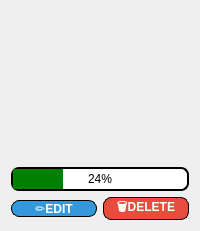
               <widget class="QWidget" name="page_29">
                <layout class="QGridLayout" name="gridLayout_18">
                 <item row="0" column="0">
                  <layout class="QGridLayout" name="gridLayout_9">
                   <item row="6" column="1" colspan="2">
                    <widget class="QProgressBar" name="progressBar_3">
                     <property name="styleSheet">
                      <string notr="true">QProgressBar {
    border: 2px solid #000000;
    border-radius: 8px;
    text-align: center;
    height: 20px;
color:black;
}
QProgressBar::chunk {
    background-color: green;
    width: 10px;
}</string>
                     </property>
                     <property name="value">
                      <number>24</number>
                     </property>
                    </widget>
                   </item>
                   <item row="0" column="1" colspan="2">
                    <widget class="QLabel" name="goalNameLabel3">
                     <property name="styleSheet">
                      <string notr="true">font: 700 14pt &quot;Segoe UI&quot;;
color:rgb(0,0,0);</string>
                     </property>
                     <property name="text">
                      <string>&lt;html&gt;&lt;head/&gt;&lt;body&gt;&lt;p&gt;&lt;br/&gt;&lt;/p&gt;&lt;/body&gt;&lt;/html&gt;</string>
                     </property>
                    </widget>
                   </item>
                   <item row="7" column="1">
                    <widget class="QPushButton" name="edit3">
                     <property name="styleSheet">
                      <string notr="true">border: 0.5px solid black;
 background-color:  #3498db;
 color:white;     
border-radius: 8px;
 font-weight: bold;</string>
                     </property>
                     <property name="text">
                      <string>✏️EDIT</string>
                     </property>
                    </widget>
                   </item>
                   <item row="1" column="1" colspan="2">
                    <widget class="QLabel" name="incomeLabel3">
                     <property name="text">
                      <string>&lt;html&gt;&lt;head/&gt;&lt;body&gt;&lt;p&gt;&lt;br/&gt;&lt;/p&gt;&lt;/body&gt;&lt;/html&gt;</string>
                     </property>
                    </widget>
                   </item>
                   <item row="3" column="1" colspan="2">
                    <widget class="QLabel" name="remainingLabel3">
                     <property name="text">
                      <string>&lt;html&gt;&lt;head/&gt;&lt;body&gt;&lt;p&gt;&lt;br/&gt;&lt;/p&gt;&lt;/body&gt;&lt;/html&gt;</string>
                     </property>
                    </widget>
                   </item>
                   <item row="7" column="2">
                    <widget class="QPushButton" name="delete_3">
                     <property name="styleSheet">
                      <string notr="true">border: 0.5px solid black;

 background-color: #e74c3c;   
        color:white;
     
        border-radius: 8px;
        
        font-weight: bold;</string>
                     </property>
                     <property name="text">
                      <string>🗑️DELETE</string>
                     </property>
                    </widget>
                   </item>
                   <item row="2" column="1" colspan="2">
                    <widget class="QLabel" name="downpaymentLabel3">
                     <property name="text">
                      <string>&lt;html&gt;&lt;head/&gt;&lt;body&gt;&lt;p&gt;&lt;br/&gt;&lt;/p&gt;&lt;/body&gt;&lt;/html&gt;</string>
                     </property>
                    </widget>
                   </item>
                   <item row="4" column="1" rowspan="2" colspan="2">
                    <widget class="QLabel" name="monthLabel3">
                     <property name="text">
                      <string/>
                     </property>
                    </widget>
                   </item>
                  </layout>
                 </item>
                </layout>
               </widget>
